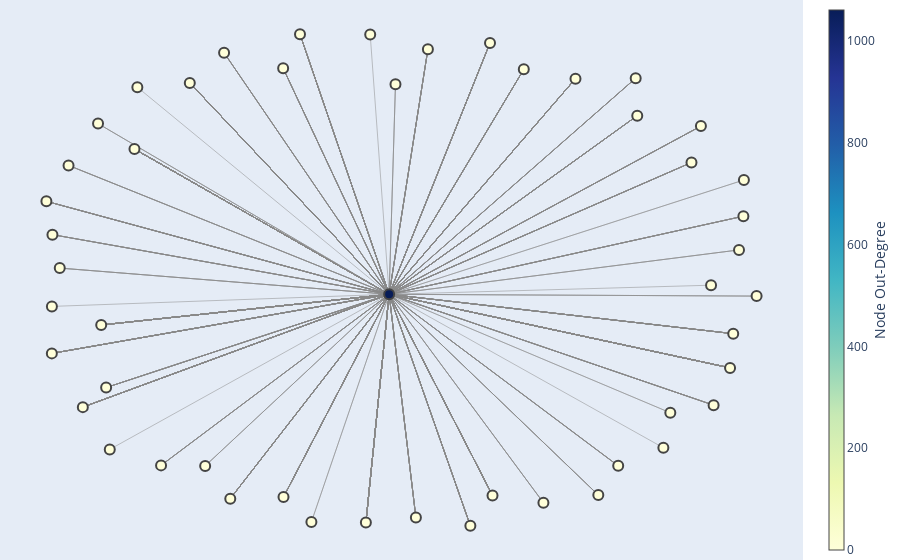

Notebook code for this chart:
### Markdown cell above
####Visualize the graph for the top 50 senders (authors) based on out-degree centrality.

Out-degree centrality measures the number of outgoing edges from a node (individual), indicating its influence in terms of sending emails.

Note: Out-degree centrality might be 0 for nodes that do not have any outgoing edges. This means that the node (email address) did not send any emails to other nodes (individuals) within the dataset or the specified subgraph. Such nodes could either be recipients only, or they could be isolated in terms of sending emails within the context of the analyzed email interactions.

### Code cell
# Create lists of email interactions for authors and recipients
edges = []
author_index, email_index, tag_index = 0, 1, 2
for row in df.iter_rows():
    if row[tag_index] == 'author':
        author_email = row[email_index]
    elif row[tag_index] == 'recipient':
        recipient_email = row[email_index]
        edges.append((author_email, recipient_email))

# Build the directed graph
G = nx.MultiDiGraph()
G.add_edges_from(edges)

# Calculate out-degree centrality
out_degree_centrality = nx.out_degree_centrality(G)

# Identify top 50 nodes based on out-degree centrality
top_50_out_degree = sorted(out_degree_centrality.items(), key=lambda x: x[1], reverse=True)[:50] # modify the top X number as required.
top_50_nodes_by_out_degree = [node for node, _ in top_50_out_degree]

# Create a subgraph with the top 50 nodes
H_sub = G.subgraph(top_50_nodes_by_out_degree)

# Create a new MultiDiGraph based on the subgraph
H = nx.MultiDiGraph()
H.add_nodes_from(H_sub.nodes(data=True))
H.add_edges_from(H_sub.edges(keys=True, data=True))

# Remove nodes with 0 connections from the new graph
nodes_with_no_edges = [n for n, d in H.degree() if d == 0]
H.remove_nodes_from(nodes_with_no_edges)

# Layout for the graph
pos = nx.spring_layout(H, seed = 42)

# Hover text to mention # of Connections
out_degrees = dict(H.out_degree())
hover_texts = [f'Node: {node}<br># of Connections: {out_degrees[node]}' for node in H.nodes()]

# Extract edge positions and prepare hover text for edges
edge_x = []
edge_y = []
edge_hover_text = []
for edge in H.edges():
    x0, y0 = pos[edge[0]]
    x1, y1 = pos[edge[1]]
    edge_x.extend([x0, x1, None])
    edge_y.extend([y0, y1, None])
    # Display the connected nodes in the hover text
    edge_hover_text.extend([f'{edge[0]} - {edge[1]}', f'{edge[0]} - {edge[1]}', None])

edge_trace = go.Scatter(x=edge_x, y=edge_y, line=dict(width=0.5, color='#888'), hoverinfo='text', mode='lines',
                        text=edge_hover_text)

node_x = [pos[node][0] for node in H.nodes()]
node_y = [pos[node][1] for node in H.nodes()]

node_color = [out_degrees[node] for node in H.nodes()]
node_trace = go.Scatter(x=node_x, y=node_y, mode='markers', hoverinfo='text', text=[f'Node: {node}<br># of Outgoing Connections: {out_degrees[node]}' for node in H.nodes()],
                        marker=dict(showscale=True, colorscale='YlGnBu', color=node_color, size=10,
                                    colorbar=dict(thickness=15, title='Node Out-Degree', xanchor='left', titleside='right'), line_width=2))

fig = go.Figure(data=[edge_trace, node_trace], layout=go.Layout(showlegend=False, hovermode='closest',
                                                                margin=dict(b=0, l=0, r=0, t=0),
                                                                xaxis=dict(showgrid=False, zeroline=False, showticklabels=False),
                                                                yaxis=dict(showgrid=False, zeroline=False, showticklabels=False)))

fig.show()

### Figure 1 — Plotly figure (JSON) as saved in the notebook; plotly's stock layout.template omitted (floating-point values rounded to 4 significant figures; data arrays with more than 128 entries replaced by an {"elided": "..."} marker saying what was removed)
{"data": [{"hoverinfo": "text", "line": {"color": "#888", "width": 0.5}, "mode": "lines", "text": {"elided": "3183 str values"}, "type": "scatter", "x": {"elided": "3183 float values"}, "y": {"elided": "3183 float values"}}, {"hoverinfo": "text", "marker": {"color": [0, 0, 1061, 0, 0, 0, 0, 0, 0, 0, 0, 0, 0, 0, 0, 0, 0, 0, 0, 0, 0, 0, 0, 0, 0, 0, 0, 0, 0, 0, 0, 0, 0, 0, 0, 0, 0, 0, 0, 0, 0, 0, 0, 0, 0, 0, 0, 0, 0, 0], "colorbar": {"thickness": 15, "title": {"side": "right", "text": "Node Out-Degree"}, "xanchor": "left"}, "colorscale": [[0, "rgb(255,255,217)"], [0.125, "rgb(237,248,177)"], [0.25, "rgb(199,233,180)"], [0.375, "rgb(127,205,187)"], [0.5, "rgb(65,182,196)"], [0.625, "rgb(29,145,192)"], [0.75, "rgb(34,94,168)"], [0.875, "rgb(37,52,148)"], [1, "rgb(8,29,88)"]], "line": {"width": 2}, "showscale": true, "size": 10}, "mode": "markers", "text": ["Node: bob@juul.com<br># of Outgoing Connections: 0", "Node: cyang@pax.com<br># of Outgoing Connections: 0", "Node: janel@pax.com<br># of Outgoing Connections: 1061", "Node: jennifer@pax.com<br># of Outgoing Connections: 0", "Node: josh.raffel@juul.com<br># of Outgoing Connections: 0", "Node: vincentl@pax.com<br># of Outgoing Connections: 0", "Node: lee@pax.com<br># of Outgoing Connections: 0", "Node: dima@pax.com<br># of Outgoing Connections: 0", "Node: ashley@pax.com<br># of Outgoing Connections: 0", "Node: sarah@ploom.com<br># of Outgoing Connections: 0", "Node: kelly@juul.com<br># of Outgoing Connections: 0", "Node: amanda@juullabs.com<br># of Outgoing Connections: 0", "Node: nicole@pax.com<br># of Outgoing Connections: 0", "Node: piotr@juul.com<br># of Outgoing Connections: 0", "Node: kelly@ploom.com<br># of Outgoing Connections: 0", "Node: kelly@pax.com<br># of Outgoing Connections: 0", "Node: kim@juul.com<br># of Outgoing Connections: 0", "Node: richard@ploom.com<br># of Outgoing Connections: 0", "Node: kate@juul.com<br># of Outgoing Connections: 0", "Node: sdunlap@ploom.com<br># of Outgoing Connections: 0", "Node: steven@ploom.com<br># of Outgoing Connections: 0", "Node: riaz@ploom.com<br># of Outgoing Connections: 0", "Node: byip@juul.com<br># of Outgoing Connections: 0", "Node: ryan@ploom.com<br># of Outgoing Connections: 0", "Node: erica@pax.com<br># of Outgoing Connections: 0", "Node: tania@juul.com<br># of Outgoing Connections: 0", "Node: ashleygould@juul.com<br># of Outgoing Connections: 0", "Node: lauryn@pax.com<br># of Outgoing Connections: 0", "Node: tim@ploom.com<br># of Outgoing Connections: 0", "Node: raf@pax.com<br># of Outgoing Connections: 0", "Node: richard@pax.com<br># of Outgoing Connections: 0", "Node: kate@pax.com<br># of Outgoing Connections: 0", "Node: sarah@pax.com<br># of Outgoing Connections: 0", "Node: chelseakania@pax.com<br># of Outgoing Connections: 0", "Node: vdavis@juul.com<br># of Outgoing Connections: 0", "Node: nwalker@pax.com<br># of Outgoing Connections: 0", "Node: jsargent@juul.com<br># of Outgoing Connections: 0", "Node: spencer@pax.com<br># of Outgoing Connections: 0", "Node: ludivine@juul.com<br># of Outgoing Connections: 0", "Node: kate@ploom.com<br># of Outgoing Connections: 0", "Node: chelseakania@juul.com<br># of Outgoing Connections: 0", "Node: gemma@juul.com<br># of Outgoing Connections: 0", "Node: gal@ploom.com<br># of Outgoing Connections: 0", "Node: chelseakania@ploom.com<br># of Outgoing Connections: 0", "Node: james@ploom.com<br># of Outgoing Connections: 0", "Node: adam@ploom.com<br># of Outgoing Connections: 0", "Node: kurt@ploom.com<br># of Outgoing Connections: 0", "Node: spencer@ploom.com<br># of Outgoing Connections: 0", "Node: paul@pax.com<br># of Outgoing Connections: 0", "Node: martyy@pax.com<br># of Outgoing Connections: 0"], "type": "scatter", "x": [-0.07367, 0.8191, -0.02108, -0.9119, 0.3531, -0.7207, 0.8805, -0.6548, -0.8211, 0.2662, 0.4077, -0.8074, 0.08667, -0.9363, 0.2047, 0.6154, -0.4797, 0.8453, -0.4625, 0.7603, -0.9581, -0.8299, -0.3155, -0.003437, 0.05331, 0.9647, 0.664, 0.2592, -0.8722, -0.9583, -0.3146, 0.9262, -0.7287, -0.5749, -0.2687, 0.741, -0.9734, 0.4967, 0.5602, -0.08566, 0.9633, -0.2371, -0.5323, 0.6684, 1, -0.9566, 0.9511, 0.9351, 0.8735, -0.7973], "y": [0.9983, 0.4779, -0.05812, 0.466, 0.8566, 0.784, -0.5089, -0.7537, -0.1828, -0.8759, -0.9055, -0.4374, 0.9382, 0.04847, -0.9992, -0.7555, 0.9239, 0.6258, -0.889, -0.5397, -0.1073, 0.6361, 0.8613, 0.7956, -0.9661, 0.4068, 0.8207, 0.9639, -0.5169, -0.2983, -0.8825, -0.3573, 0.5326, 0.8015, 0.9993, -0.6822, 0.32, 0.8188, -0.8746, -0.9864, 0.2595, -0.9839, -0.7558, 0.6683, -0.06541, 0.1845, 0.1224, -0.2183, -0.02105, -0.6888]}], "layout": {"hovermode": "closest", "margin": {"b": 0, "l": 0, "r": 0, "t": 0}, "showlegend": false, "xaxis": {"showgrid": false, "showticklabels": false, "zeroline": false}, "yaxis": {"showgrid": false, "showticklabels": false, "zeroline": false}}}
